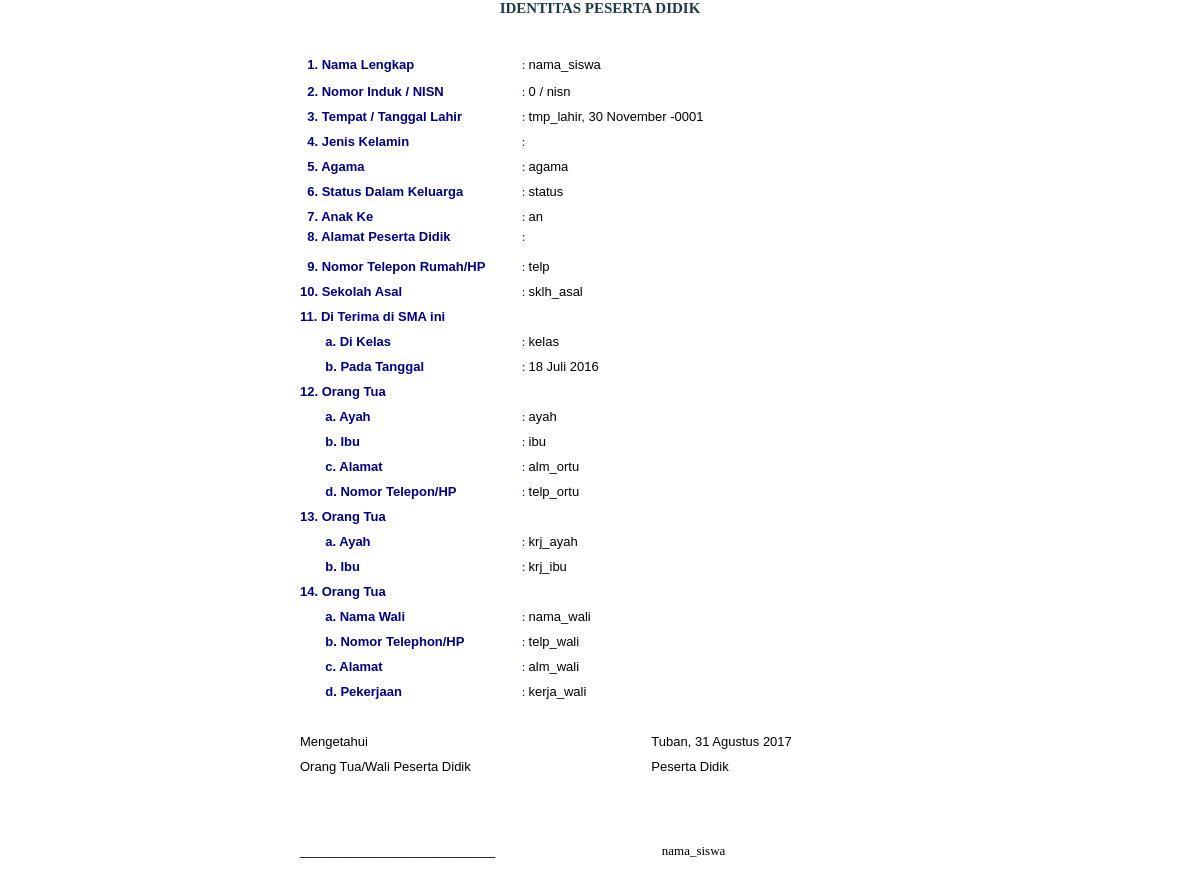
The app's page /identitas2.php (signed in) with its own data.
### tables this page shows
CREATE TABLE IF NOT EXISTS `data_siswa` (
  `nis` int(5) NOT NULL,
  `kelas` varchar(50) NOT NULL,
  `nama_siswa` varchar(50) NOT NULL,
  `kelamin` varchar(70) NOT NULL,
  `nisn` varchar(10) NOT NULL,
  `tmp_lahir` varchar(20) NOT NULL,
  `tgl_lahir` date NOT NULL,
  `agama` varchar(50) NOT NULL,
  `anak_ke` varchar(2) NOT NULL,
  `status` varchar(15) NOT NULL,
  `jmlh_sdr` varchar(2) NOT NULL,
  `alamat` varchar(150) NOT NULL,
  `rt` varchar(3) NOT NULL,
  `rw` varchar(3) NOT NULL,
  `dusun` varchar(25) NOT NULL,
  `desa` varchar(25) NOT NULL,
  `kec` varchar(25) NOT NULL,
  `kab` varchar(25) NOT NULL,
  `kodepos` varchar(10) NOT NULL,
  `email` varchar(50) NOT NULL,
  `telp` varchar(30) NOT NULL,
  `tb` varchar(3) NOT NULL,
  `bb` varchar(3) NOT NULL,
  `jarak_sek` varchar(15) NOT NULL,
  `wktu_tmpuh` varchar(15) NOT NULL,
  `jurusan` varchar(20) NOT NULL,
  `pada_tgl` date NOT NULL,
  `semester` varchar(1) NOT NULL,
  `sklh_asal` varchar(50) NOT NULL,
  `almt_sek` varchar(100) NOT NULL,
  `thn_ijzh` varchar(4) NOT NULL,
  `nmor_ijzh` varchar(15) NOT NULL,
  `thn_skhun` varchar(4) NOT NULL,
  `nmor_skhun` varchar(15) NOT NULL,
  `nik` varchar(20) NOT NULL,
  `akta` varchar(15) NOT NULL,
  `tinggal_di` varchar(25) NOT NULL,
  `alat_trans` varchar(25) NOT NULL,
  `kps` varchar(50) NOT NULL,
  `no_kps` varchar(25) NOT NULL,
  `jenis_bea` varchar(25) NOT NULL,
  `ket_bea` varchar(100) NOT NULL,
  `thn_mulai` varchar(4) NOT NULL,
  `thn_slsai` varchar(4) NOT NULL,
  `ayah` varchar(25) NOT NULL,
  `ibu` varchar(25) NOT NULL,
  `alm_ortu` varchar(100) NOT NULL,
  `telp_ortu` varchar(12) NOT NULL,
  `thn_lahir_ayah` varchar(4) NOT NULL,
  `tahun_lahir_ibu` varchar(4) NOT NULL,
  `pend_ayah` varchar(20) NOT NULL,
  `pend_ibu` varchar(20) NOT NULL,
  `krj_ayah` varchar(15) NOT NULL,
  `krj_ibu` varchar(15) NOT NULL,
  `gaji_ayah` varchar(20) NOT NULL,
  `gaji_ibu` varchar(20) NOT NULL,
  `nama_wali` varchar(25) NOT NULL,
  `alm_wali` varchar(100) NOT NULL,
  `thn_lahir_wali` varchar(4) NOT NULL,
  `telp_wali` varchar(12) NOT NULL,
  `pend_wali` varchar(50) NOT NULL,
  `kerja_wali` varchar(20) NOT NULL,
  `gaji_wali` varchar(25) NOT NULL,
  `gambar` varchar(250) NOT NULL,
  `no_un` varchar(50) NOT NULL,
  `nik_ayah` varchar(20) NOT NULL,
  `nik_ibu` varchar(20) NOT NULL,
  `now` datetime(6) NOT NULL,
  `gambar1` varchar(250) NOT NULL,
  `gambar2` varchar(250) NOT NULL,
  `gambar3` varchar(250) NOT NULL,
  `gambar4` varchar(250) NOT NULL,
  `gambar5` varchar(250) NOT NULL,
  `gambar6` varchar(250) NOT NULL,
  `gambar7` varchar(250) NOT NULL,
  PRIMARY KEY (`nis`),
  UNIQUE KEY `nis` (`nis`)
);

### identitas2.php (the view, shortened to what this page needs)
<?php session_start();
	if(isset($_SESSION['id']))
{
	include "conn.php";
	$nis=$_GET['nis'];
	?>
	<!DOCTYPE html>
 <html lang="en" class="no-js">
    <head>
        <link rel="stylesheet" type="text/css" href="css/demo.css" />
        <link rel="stylesheet" type="text/css" href="css/style2.css" />
		<link rel="stylesheet" type="text/css" href="css/animate-custom.css" />
    </head>
	 <body>
        <div class="container">
				<h3 align = "center"><b>IDENTITAS PESERTA DIDIK</b></h3><br><br>
	<div align="center">
				<font color="#000080" size="2" face="verdana">
		<table border="0" width="600" cellpadding="0" style="border-collapse: collapse">
		<td>
			<?php
			$result = mysqli_query($koneksi, "SELECT * FROM data_siswa where nis='$nis'");
			while ($row=mysqli_fetch_row($result))
					{
				?>
			<tr height="28">
			<td valign="center" align="left" width="222"><font face="arial" size="2"><strong>&nbsp;&nbsp;1. Nama Lengkap</strong></font></td>
			<td ><?php echo ":&nbsp; ";?> </td>
			<td width="375"><font face="arial" color = "black" ><?php echo  stripslashes($row[2]);?></font></td>
			</tr>
			<tr height="25">
			<td width="100"><font face="arial" size="2"><strong>&nbsp;&nbsp;2. Nomor Induk / NISN</strong></font></td>
			<td ><?php echo ": ";?> </td>
			<td width="325"><font face="arial" size="2" color="black"><?php echo  $row[0]," / ", $row[4];?></font></td>
			</tr>
			<tr height="25">
			<td><font face="arial" size="2"><strong>&nbsp;&nbsp;3. Tempat / Tanggal Lahir</strong></font></td>
			<td ><?php echo ": ";?> </td>
			<td width="277"><font face="arial" size="2" color="black"><?php
				function indonesian_date ($timestamp = '', $date_format = 'j F Y ') {
				if (trim ($timestamp) == '')
				{
					$timestamp = time ();
				}
					elseif (!ctype_digit ($timestamp))
				{
					$timestamp = strtotime ($timestamp);
				}
					$date_format = preg_replace ("/S/", "", $date_format);
					$pattern = array (
					'/Mon[^day]/','/Tue[^sday]/','/Wed[^nesday]/','/Thu[^rsday]/',
					'/Fri[^day]/','/Sat[^urday]/','/Sun[^day]/','/Monday/','/Tuesday/',
					'/Wednesday/','/Thursday/','/Friday/','/Saturday/','/Sunday/',
					'/Jan[^uary]/','/Feb[^ruary]/','/Mar[^ch]/','/Apr[^il]/','/May/',
					'/Jun[^e]/','/Jul[^y]/','/Aug[^ust]/','/Sep[^tember]/','/Oct[^ober]/',
					'/Nov[^ember]/','/Dec[^ember]/','/January/','/February/','/March/',
					'/April/','/June/','/July/','/August/','/September/','/October/',
					'/November/','/December/',
				);
					$replace = array ( 'Sen','Sel','Rab','Kam','Jum','Sab','Min',
					'Senin','Selasa','Rabu','Kamis','Jumat','Sabtu','Minggu',
					'Jan','Feb','Mar','Apr','Mei','Jun','Jul','Ags','Sep','Okt','Nov','Des',
					'Januari','Februari','Maret','April','Juni','Juli','Agustus','September',
					'Oktober','November','Desember',
				);
					$date = date ($date_format, $timestamp);
					$date = preg_replace ($pattern, $replace, $date);
					$date = "{$date}";
					return $date;
				}
					$tanggal = $row[6];
					echo  $row[5], ", ",indonesian_date ($tanggal);
					?></font>
			</td>
			</tr>
			<tr height="25">
			<td><font face="arial" size="2"><strong>&nbsp;&nbsp;4. Jenis Kelamin</strong></font></td>
			<td ><?php echo ": ";?> </td>
			<td width="277"><font face="arial" size="2" color="black">
			<?PHP
				$d=$row[3];
				if ($d=="L")
				echo "Laki Laki";
				elseif ($d=="P")
				echo "Perempuan";
				else
				echo "";?></font></td>
			</tr>
			<tr height="25">
			<td><font face="arial" size="2"><strong>&nbsp;&nbsp;5. Agama</strong></font></td>
			<td ><?php echo ": ";?> </td>
			<td width="277"><font face="arial" size="2" color="black"><?php echo  $row[7];?></font></td>
			</tr>
			<tr height="25">
			<td><font face="arial" size="2"><strong>&nbsp;&nbsp;6. Status Dalam Keluarga</strong></font></td>
			<td ><?php echo ": ";?> </td>
			<td width="277"><font face="arial" size="2" color="black"><?php echo  $row[9];?></font></td>
			</tr>
			<tr height="25">
			<td><font face="arial" size="2"><strong>&nbsp;&nbsp;7. Anak Ke</strong></font></td>
			<td ><?php echo ": ";?> </td>
			<td width="277"><font face="arial" size="2" color="black"><?php echo  $row[8];?></font></td>
			</tr>
			<tr height="25">
			<td valign = "top"><font face="arial" size="2"><strong>&nbsp;&nbsp;8. Alamat Peserta Didik</strong></font></td>
			<td valign = "top"><?php echo ": ";?> </td>
			<td width="277" align="justify"><font face="arial" size="2" color="black"><?php echo  $row[75];?></font></td>
			</tr>
			<tr height="25">
			<td><font face="arial" size="2"><strong>&nbsp;&nbsp;9. Nomor Telepon Rumah/HP</strong></font></td>
			<td ><?php echo ": ";?> </td>
			<td width="277"><font face="arial" size="2" color="black"><?php echo  $row[20];?></font></td>
			</tr>
			<tr height="25">
			<td><font face="arial" size="2"><strong>10. Sekolah Asal</strong></font></td>
			<td ><?php echo ": ";?> </td>
			<td width="277"><font face="arial" size="2" color="black"><?php echo  $row[28];?></font></td>
			</tr>
			<tr height="25">
			<td width="100"><font face="arial" size="2"><strong>11. Di Terima di SMA ini</strong></font></td>
			<td ></td>
			<td width="277"></td>
			</tr>
			<tr height="25">
			<td width="100"><font face="arial" size="2"><strong>&nbsp;&nbsp;&nbsp;&nbsp;&nbsp;&nbsp;&nbsp;a. Di Kelas</strong></font></td>
			<td ><?php echo ": ";?> </td>
			<td width="277"><font face="arial" size="2" color="black"><?php echo  $row[1];?></font></td>
			</tr>
			<tr height="25">
			<td width="100"><font face="arial" size="2"><strong>&nbsp;&nbsp;&nbsp;&nbsp;&nbsp;&nbsp;&nbsp;b. Pada Tanggal</strong></font></td>
			<td ><?php echo ": ";?> </td>
			<td width="277"><font face="arial" size="2" color="black">18 Juli 2016</font></td>
			</tr>
			<tr height="25">
			<td width="100"><font face="arial" size="2"><strong>12. Orang Tua</strong></font></td>
			<td ></td>
			<td width="277"></td>
			</tr>
			<tr height="25">
			<td><font face="arial" size="2"><strong>&nbsp;&nbsp;&nbsp;&nbsp;&nbsp;&nbsp;&nbsp;a. Ayah</strong></font></td>
			<td ><?php echo ": ";?> </td>
			<td width="277"><font face="arial" size="2" color="black"><?php echo  stripslashes($row[44]);?></font></td>
			</tr>
			<tr height="25">
			<td><font face="arial" size="2"><strong>&nbsp;&nbsp;&nbsp;&nbsp;&nbsp;&nbsp;&nbsp;b. Ibu</strong></font></td>
			<td ><?php echo ": ";?> </td>
			<td width="277"><font face="arial" size="2" color="black"><?php echo  stripslashes($row[45]);?></font></td>
			</tr>
			<tr height="25">
			<td><font face="arial" size="2"><strong>&nbsp;&nbsp;&nbsp;&nbsp;&nbsp;&nbsp;&nbsp;c. Alamat</strong></font></td>
			<td ><?php echo ": ";?> </td>
			<td width="277"><font face="arial" size="2" color="black"><?php echo  $row[46];?></font></td>
			</tr>
			<tr height="25">
			<td><font face="arial" size="2"><strong>&nbsp;&nbsp;&nbsp;&nbsp;&nbsp;&nbsp;&nbsp;d. Nomor Telepon/HP</strong></font></td>
			<td ><?php echo ": ";?> </td>
			<td width="277"><font face="arial" size="2" color="black"><?php echo  $row[47];?></font></td>
			</tr>
			<tr height="25">
			<td width="100"><font face="arial" size="2"><strong>13. Orang Tua</strong></font></td>
			<td ></td>
			<td width="277"></td>
			</tr>
			<tr height="25">
			<td><font face="arial" size="2"><strong>&nbsp;&nbsp;&nbsp;&nbsp;&nbsp;&nbsp;&nbsp;a. Ayah</strong></font></td>
			<td ><?php echo ": ";?> </td>
			<td width="277"><font face="arial" size="2" color="black"><?php echo  $row[52];?></font></td>
			</tr>
			<tr height="25">
			<td><font face="arial" size="2"><strong>&nbsp;&nbsp;&nbsp;&nbsp;&nbsp;&nbsp;&nbsp;b. Ibu</strong></font></td>
			<td ><?php echo ": ";?> </td>
			<td width="277"><font face="arial" size="2" color="black"><?php echo  $row[53];?></font></td>
			</tr>
			<tr height="25">
			<td width="100"><font face="arial" size="2"><strong>14. Orang Tua</strong></font></td>
			<td ></td>
			<td width="277"></td>
			</tr>
			<tr height="25">
			<td><font face="arial" size="2"><strong>&nbsp;&nbsp;&nbsp;&nbsp;&nbsp;&nbsp;&nbsp;a. Nama Wali</strong></font></td>
			<td ><?php echo ": ";?> </td>
			<td width="277"><font face="arial" size="2" color="black"><?php echo  $row[56];?></font></td>
			</tr>
			<tr height="25">
			<td><font face="arial" size="2"><strong>&nbsp;&nbsp;&nbsp;&nbsp;&nbsp;&nbsp;&nbsp;b. Nomor Telephon/HP</strong></font></td>
			<td ><?php echo ": ";?> </td>
			<td width="277"><font face="arial" size="2" color="black"><?php echo  $row[59];?></font></td>
			</tr>
			<tr height="25">
			<td><font face="arial" size="2"><strong>&nbsp;&nbsp;&nbsp;&nbsp;&nbsp;&nbsp;&nbsp;c. Alamat</strong></font></td>
			<td ><?php echo ": ";?> </td>
			<td width="277"><font face="arial" size="2" color="black"><?php echo  $row[57];?></font></td>
			</tr>
			<tr height="25">
			<td><font face="arial" size="2"><strong>&nbsp;&nbsp;&nbsp;&nbsp;&nbsp;&nbsp;&nbsp;d. Pekerjaan</strong></font></td>
			<td ><?php echo ": ";?> </td>
			<td width="277"><font face="arial" size="2" color="black"><?php echo  $row[61];?></font></td>
			</tr>
			<tr height="25">
			<td width="100"></td>
			<td ></td>
			<td ></td>
			</tr>
			<tr height="25">
			<td><font face="arial" size="2" color="black">Mengetahui</font></td>
			<td></td>
			<td width="277"><font face="arial" size="2" color="black"><?php
				function tglindo ($timestamp = '', $date_format = ' j F Y ', $suffix = '') {
					if (trim ($timestamp) == '')
					{
							$timestamp = time ();
					}
					elseif (!ctype_digit ($timestamp))
					{
						$timestamp = strtotime ($timestamp);
					}
						$date_format = preg_replace ("/S/", "", $date_format);
						$pattern = array (
							'/Mon[^day]/','/Tue[^sday]/','/Wed[^nesday]/','/Thu[^rsday]/',
							'/Fri[^day]/','/Sat[^urday]/','/Sun[^day]/','/Monday/','/Tuesday/',
							'/Wednesday/','/Thursday/','/Friday/','/Saturday/','/Sunday/',
							'/Jan[^uary]/','/Feb[^ruary]/','/Mar[^ch]/','/Apr[^il]/','/May/',
							'/Jun[^e]/','/Jul[^y]/','/Aug[^ust]/','/Sep[^tember]/','/Oct[^ober]/',
							'/Nov[^ember]/','/Dec[^ember]/','/January/','/February/','/March/',
							'/April/','/June/','/July/','/August/','/September/','/October/',
							'/November/','/December/',
						);
						$replace = array ( 'Sen','Sel','Rab','Kam','Jum','Sab','Min',
							'Senin','Selasa','Rabu','Kamis','Jumat','Sabtu','Minggu',
							'Jan','Feb','Mar','Apr','Mei','Jun','Jul','Ags','Sep','Okt','Nov','Des',
							'Januari','Februari','Maret','April','Juni','Juli','Agustus','September',
							'Oktober','November','Desember',
						);
						$date = date ($date_format, $timestamp);
						$date = preg_replace ($pattern, $replace, $date);
						$date = "{$date} {$suffix}";
						return $date;
					}
					$tanggal = date('l, d-m-Y');
					echo "&nbsp;&nbsp;&nbsp;&nbsp;&nbsp;&nbsp;&nbsp;&nbsp;&nbsp;&nbsp;&nbsp;&nbsp;&nbsp;&nbsp;
			&nbsp;&nbsp;&nbsp;&nbsp;&nbsp;&nbsp;&nbsp;&nbsp;&nbsp;&nbsp;&nbsp;&nbsp;&nbsp;&nbsp;
			&nbsp;&nbsp;&nbsp;&nbsp;Tuban, ", tglindo ($tanggal);
					?></font></td>
			</tr>
			<tr height="25">
			<td><font face="arial" size="2" color="black">Orang Tua/Wali Peserta Didik</font></td>
			<td > </td>
			<td width="277"><font face="arial" size="2" color="black">
			&nbsp;&nbsp;&nbsp;&nbsp;&nbsp;&nbsp;&nbsp;&nbsp;&nbsp;&nbsp;&nbsp;&nbsp;&nbsp;&nbsp;&nbsp;&nbsp;&nbsp;&nbsp;
			&nbsp;&nbsp;&nbsp;&nbsp;&nbsp;&nbsp;&nbsp;&nbsp;&nbsp;&nbsp;&nbsp;&nbsp;&nbsp;&nbsp;
			Peserta Didik</font></td>
			</tr>
			<tr height="80">
			<td valign = "bottom"><font face="arial" size="2" color="black">___________________________</font></td>
			<td > </td>
			<td width="277" valign = "bottom"><font face="arial narrow" size="2" color="black" align = "left" ><?php echo
			"&nbsp;&nbsp;&nbsp;&nbsp;&nbsp;&nbsp;&nbsp;&nbsp;&nbsp;&nbsp;&nbsp;&nbsp;&nbsp;&nbsp;
			&nbsp;&nbsp;&nbsp;&nbsp;&nbsp;&nbsp;&nbsp;&nbsp;&nbsp;&nbsp;&nbsp;&nbsp;&nbsp;&nbsp;&nbsp;&nbsp;
			&nbsp;&nbsp;&nbsp;&nbsp;&nbsp;&nbsp;&nbsp;&nbsp;
			",$row[2];?></font></td>
	<?php
	}
	?>
			</font>
	<tr>
	<td colspan="2">
	<br>
	<?php
	}else{
	echo "<script> document.location.href='akses_siswa.php?go=session'; </script>";
	}
	?></td>
	</tr>
</div>
</div>
 </body>
 </html>

### css/demo.css (style rules this page uses)
body,div,dl,dt,dd,ul,ol,li,h1,h2,h3,h4,h5,h6,pre,form,fieldset,input,textarea,p,blockquote,th,td { margin:0; padding:0; }
html,body { margin:0; padding:0; height: 100%; }
table { border-collapse:collapse; border-spacing:0; }
h1,h2,h3,h4,h5,h6 { font-size:100%; font-weight:normal; }
body { font-family: Cambria, Palatino, "Palatino Linotype", "Palatino LT STD", Georgia, serif; background: #fff url(../images/bg.jpg) repeat top left; font-weight: 400; font-size: 15px; color: #1d3c41; overflow-y: scroll; }
.container { width: 100%; height: 100%; position: relative; text-align: center; }

### records on screen
data_siswa: nama_siswa "nama_siswa", nis "0", nisn "nisn", tmp_lahir "tmp_lahir", tgl_lahir "30 November -0001", agama "agama", status "status", anak_ke "an", telp "telp", sklh_asal "sklh_asal", kelas "kelas", ayah "ayah", ibu "ibu", alm_ortu "alm_ortu", telp_ortu "telp_ortu", krj_ayah "krj_ayah", krj_ibu "krj_ibu", nama_wali "nama_wali", telp_wali "telp_wali", alm_wali "alm_wali", kerja_wali "kerja_wali", tanggal "31 Agustus 2017"
